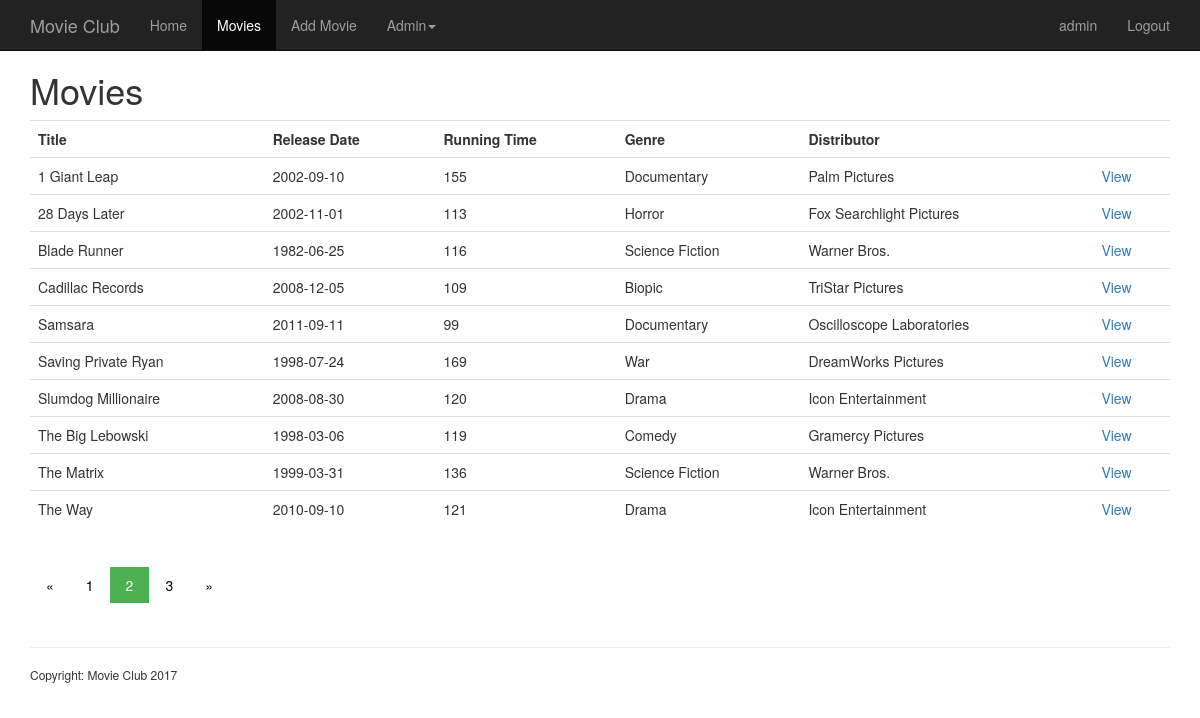
Screenshot of /movies.php (signed in) with the database file from the repository.
### tables this page shows
CREATE TABLE `movies` (
  `MovieID` int(10) UNSIGNED NOT NULL,
  `Title` varchar(255) DEFAULT NULL,
  `ReleaseDate` date DEFAULT NULL,
  `RunningTime` int(10) DEFAULT NULL,
  `GenreID` int(10) UNSIGNED DEFAULT NULL,
  `DistributorID` int(10) UNSIGNED DEFAULT NULL,
  `Image` varchar(255) NOT NULL
);

CREATE TABLE `genres` (
  `GenreID` int(10) UNSIGNED NOT NULL,
  `Genre` varchar(50) DEFAULT NULL
);

CREATE TABLE `distributors` (
  `DistributorID` int(10) UNSIGNED NOT NULL,
  `Distributor` varchar(255) DEFAULT NULL
);

### includes/functions.php (called while the page is built, shortened)
<?php
function list_all_movies(){
  global $connection;
  $query_movies = "SELECT MovieID, Title, ReleaseDate, RunningTime, Genre, Distributor
                   FROM movies
                   INNER JOIN genres ON movies.GenreID = genres.GenreID
                   INNER JOIN distributors ON movies.DistributorID = distributors.DistributorID
                   ORDER BY Title ASC";
  $result_movies = mysqli_query($connection, $query_movies);
  return $result_movies;
}
?>

### public/movies.php (the view, shortened to what this page needs)
<?php
  require_once('../includes/database.php');
  require_once('../includes/functions.php');
  include('../includes/header.php');
  $result_movies="";
  list_all_movies();
 ?>
 <div class="container">
   <div class="main">
     <div class="starter-template">
       <h1>Movies</h1>
       <table class="table">
         <tr>
          <th>Title</th>
          <th>Release Date</th>
          <th>Running Time</th>
          <th>Genre</th>
          <th>Distributor</th>
          <th></th>
        </tr>
         <?php
          while($row = mysqli_fetch_assoc($result_movies)){
            $id = $row["MovieID"];
         ?>
          <tr>
            <td><?php echo $row["Title"] ?></td>
            <td><?php echo $row["ReleaseDate"] ?></td>
            <td><?php echo $row["RunningTime"] ?></td>
            <td><?php echo $row["Genre"] ?></td>
            <td><?php echo $row["Distributor"] ?></td>
          <?php
            echo "<td><a href='view_movie.php?id={$id}' class='button'>View</a></td>";
          ?>
          </tr>
         <?php
          }
         ?>
       </table>
     </div>
     <div class="pagination">
      <a href="#">&laquo;</a>
      <a href="#">1</a>
      <a class="active" href="#">2</a>
      <a href="#">3</a>
      <a href="#">&raquo;</a>
    </div>
<?php
  include('../includes/footer.php');
?>

### public/css/site.css (style rules this page uses)
.main { margin-top: 70px; }
.pagination a { color: black; float: left; padding: 8px 16px; text-decoration: none; transition: background-color .3s; }
.pagination a.active { background-color: #4CAF50; color: white; }

### rows the page displays
movies: Title "1 Giant Leap", ReleaseDate "2002-09-10", RunningTime "155", GenreID.Genre "Documentary", DistributorID.Distributor "Palm Pictures"
movies: Title "28 Days Later", ReleaseDate "2002-11-01", RunningTime "113", GenreID.Genre "Horror", DistributorID.Distributor "Fox Searchlight Pictures"
movies: Title "Blade Runner", ReleaseDate "1982-06-25", RunningTime "116", GenreID.Genre "Science Fiction", DistributorID.Distributor "Warner Bros."
movies: Title "Cadillac Records", ReleaseDate "2008-12-05", RunningTime "109", GenreID.Genre "Biopic", DistributorID.Distributor "TriStar Pictures"
movies: Title "Samsara", ReleaseDate "2011-09-11", RunningTime "99", GenreID.Genre "Documentary", DistributorID.Distributor "Oscilloscope Laboratories"
movies: Title "Saving Private Ryan", ReleaseDate "1998-07-24", RunningTime "169", GenreID.Genre "War", DistributorID.Distributor "DreamWorks Pictures"
movies: Title "Slumdog Millionaire", ReleaseDate "2008-08-30", RunningTime "120", GenreID.Genre "Drama", DistributorID.Distributor "Icon Entertainment"
movies: Title "The Big Lebowski", ReleaseDate "1998-03-06", RunningTime "119", GenreID.Genre "Comedy", DistributorID.Distributor "Gramercy Pictures"
movies: Title "The Matrix", ReleaseDate "1999-03-31", RunningTime "136", GenreID.Genre "Science Fiction", DistributorID.Distributor "Warner Bros."
movies: Title "The Way", ReleaseDate "2010-09-10", RunningTime "121", GenreID.Genre "Drama", DistributorID.Distributor "Icon Entertainment"

### other values shown
$user_name "admin"
